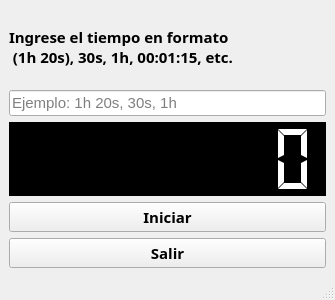
<?xml version="1.0" encoding="UTF-8"?>
<ui version="4.0">
 <class>MainWindow</class>
 <widget class="QMainWindow" name="MainWindow">
  <property name="geometry">
   <rect>
    <x>0</x>
    <y>0</y>
    <width>335</width>
    <height>300</height>
   </rect>
  </property>
  <property name="minimumSize">
   <size>
    <width>335</width>
    <height>300</height>
   </size>
  </property>
  <property name="maximumSize">
   <size>
    <width>335</width>
    <height>300</height>
   </size>
  </property>
  <property name="font">
   <font>
    <pointsize>11</pointsize>
   </font>
  </property>
  <property name="windowTitle">
   <string>Temporizador</string>
  </property>
  <property name="windowIcon">
   <iconset resource="../resources.qrc">
    <normaloff>:/iconos/ojo2.png</normaloff>:/iconos/ojo2.png</iconset>
  </property>
  <widget class="QWidget" name="centralwidget">
   <layout class="QVBoxLayout" name="verticalLayout">
    <item>
     <widget class="QLabel" name="label">
      <property name="font">
       <font>
        <family>Segoe MDL2 Assets</family>
        <pointsize>11</pointsize>
        <bold>true</bold>
       </font>
      </property>
      <property name="text">
       <string>Ingrese el tiempo en formato
 (1h 20s), 30s, 1h, 00:01:15, etc.</string>
      </property>
     </widget>
    </item>
    <item>
     <widget class="QLineEdit" name="lineEdit">
      <property name="minimumSize">
       <size>
        <width>0</width>
        <height>0</height>
       </size>
      </property>
      <property name="sizeIncrement">
       <size>
        <width>0</width>
        <height>0</height>
       </size>
      </property>
      <property name="text">
       <string/>
      </property>
      <property name="placeholderText">
       <string>Ejemplo: 1h 20s, 30s, 1h</string>
      </property>
     </widget>
    </item>
    <item>
     <widget class="QLCDNumber" name="lcdNumber">
      <property name="styleSheet">
       <string notr="true">background-color: black;
color: white;</string>
      </property>
      <property name="digitCount">
       <number>8</number>
      </property>
      <property name="segmentStyle">
       <enum>QLCDNumber::SegmentStyle::Flat</enum>
      </property>
     </widget>
    </item>
    <item>
     <widget class="QPushButton" name="pushButtonInicio">
      <property name="font">
       <font>
        <family>Segoe MDL2 Assets</family>
        <pointsize>11</pointsize>
        <bold>true</bold>
       </font>
      </property>
      <property name="text">
       <string>Iniciar</string>
      </property>
     </widget>
    </item>
    <item>
     <widget class="QPushButton" name="pushButtonSalir">
      <property name="font">
       <font>
        <family>Segoe MDL2 Assets</family>
        <pointsize>11</pointsize>
        <bold>true</bold>
       </font>
      </property>
      <property name="text">
       <string>Salir</string>
      </property>
     </widget>
    </item>
   </layout>
  </widget>
  <widget class="QStatusBar" name="statusbar"/>
 </widget>
 <resources>
  <include location="../resources.qrc"/>
 </resources>
 <connections/>
</ui>
